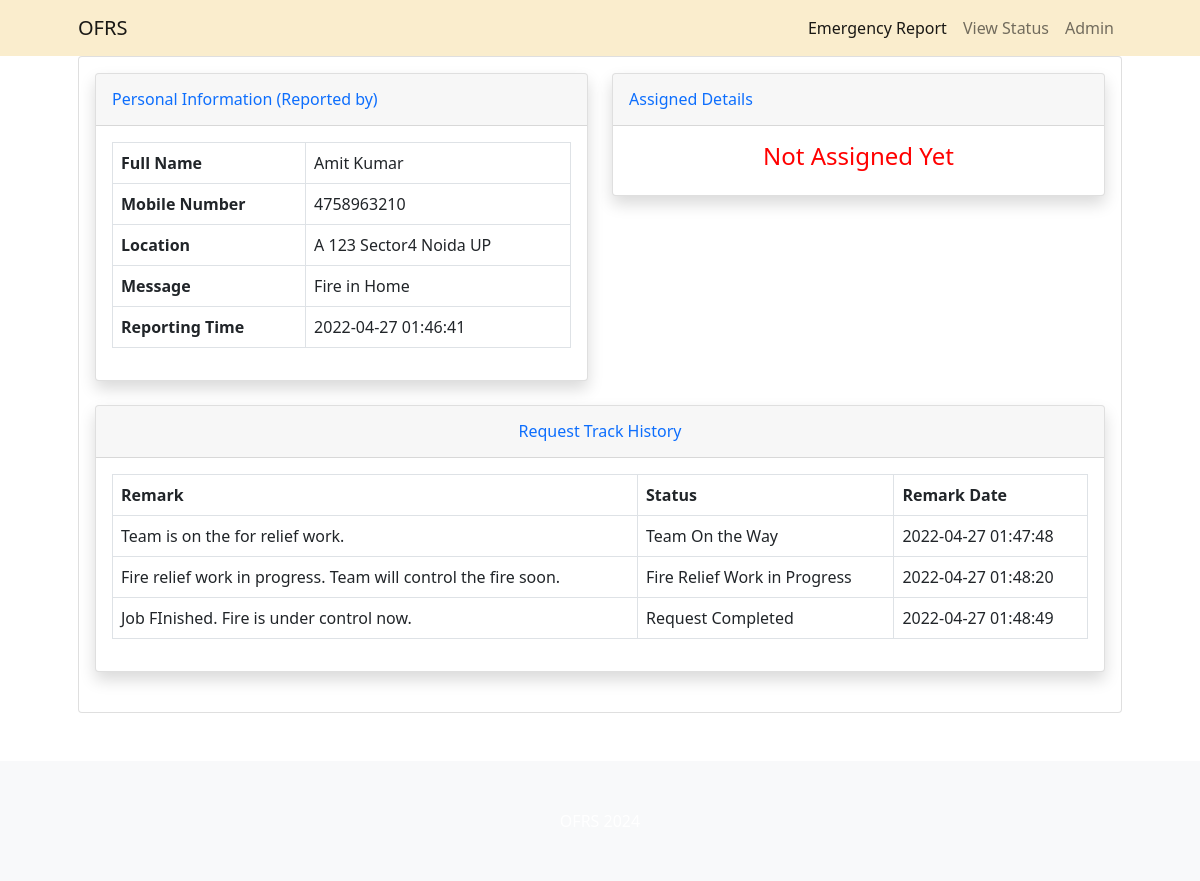
The app's page /details.php?requestid=3 with its own data.
### tables this page shows
CREATE TABLE `tblsite` (
  `id` int(11) NOT NULL,
  `siteTitle` varchar(255) DEFAULT NULL,
  `siteLogo` varchar(255) DEFAULT NULL
);

CREATE TABLE `tblemergencyreport` (
  `id` int(11) NOT NULL,
  `fullName` varchar(255) DEFAULT NULL,
  `mobileNumber` bigint(12) DEFAULT NULL,
  `location` mediumtext DEFAULT NULL,
  `messgae` mediumtext DEFAULT NULL,
  `assignTo` int(11) DEFAULT NULL,
  `status` varchar(120) DEFAULT NULL,
  `postingDate` timestamp NULL DEFAULT current_timestamp(),
  `assignTime` varchar(255) DEFAULT NULL,
  `assignTme` varchar(255) NOT NULL
);

CREATE TABLE `tblemergencyrequesthistory` (
  `id` int(11) NOT NULL,
  `requestId` int(11) DEFAULT NULL,
  `status` varchar(120) DEFAULT NULL,
  `remark` mediumtext DEFAULT NULL,
  `postingDate` timestamp NOT NULL DEFAULT current_timestamp()
);

### details.php (the view, shortened to what this page needs)
<?php include_once('includes/config.php');
?>
<!DOCTYPE html>
<html lang="en">
<head>
    <link href="css/styles.css" rel="stylesheet" />
</head>
<body>
    <?php include_once('includes/header.php') ?>
    <div class="container px-4 px-lg-5">
        <div class="row gx-4 gx-lg-5">
            <div class="col-md-12 mb-5">
                <div class="card h-100">
                    <div class="card-body">
                        <div class="row">
                            <div class="col-lg-6">
                                <div class="card shadow mb-4">
                                    <div class="card-header py-3">
                                        <h6 class="m-0 font-weight-bold text-primary">Personal Information (Reported by)</h6>
                                    </div>
                                    <div class="card-body">
                                        <?php $rid = $_GET['requestid'];
                                        $query = mysqli_query($con, "select * from tblemergencyreport where id='$rid'");
                                        while ($row = mysqli_fetch_array($query)) {
                                        ?>
                                            <table class="table table-bordered" width="100%" cellspacing="0">
                                                <tr>
                                                    <th>Full Name</th>
                                                    <td><?php echo $row['fullName']; ?></td>
                                                </tr>
                                                <tr>
                                                    <th>Mobile Number</th>
                                                    <td><?php echo $row['mobileNumber']; ?></td>
                                                </tr>
                                                <tr>
                                                    <th>Location</th>
                                                    <td><?php echo $row['location']; ?></td>
                                                </tr>
                                                <tr>
                                                    <th>Message</th>
                                                    <td><?php echo $row['messgae']; ?></td>
                                                </tr>
                                                <tr>
                                                    <th>Reporting Time</th>
                                                    <td><?php echo $row['postingDate']; ?></td>
                                                </tr>
                                            </table>
                                        <?php } ?>
                                    </div>
                                </div>
                            </div>
                            <div class="col-lg-6">
                                <div class="card shadow mb-4">
                                    <div class="card-header py-3">
                                        <h6 class="m-0 font-weight-bold text-primary">Assigned Details</h6>
                                    </div>
                                    <div class="card-body">
                                        <?php $query = mysqli_query($con, "select * from tblemergencyreport
join tblteams on tblteams.id=tblemergencyreport.assignTo
    where tblemergencyreport.id='$rid'");
                                        $count = mysqli_num_rows($query);
                                        if ($count > 0) {
                                            while ($row = mysqli_fetch_array($query)) { ?>
                                                <table class="table table-bordered" width="100%" cellspacing="0">
                                                    <tr>
                                                        <th>Team Name</th>
                                                        <td><?php echo $row['teamName']; ?></td>
                                                    </tr>
                                                    <tr>
                                                        <th>Team Leader Name</th>
                                                        <td><?php echo $row['teamLeaderName']; ?></td>
                                                    </tr>
                                                    <tr>
                                                        <th>TL Mobile No.</th>
                                                        <td><?php echo $row['teamLeadMobno']; ?></td>
                                                    </tr>
                                                    <tr>
                                                        <th>Team Members</th>
                                                        <td><?php echo $row['teamMembers']; ?></td>
                                                    </tr>
                                                    <tr>
                                                        <th>Assigned Time</th>
                                                        <td><?php echo $row['assignTme']; ?></td>
                                                    </tr>
                                                </table>
                                            <?php }
                                        } else { ?>
                                            <h4 style="color:red;" align="center">Not Assigned Yet</h4>
                                        <?php } ?>
                                    </div>
                                </div>
                            </div>
                        </div>
                        <?php
                        $ret = mysqli_query($con, "select * from tblemergencyrequesthistory where requestId='$rid'");
                        $num = mysqli_num_rows($ret);
                        ?>
                        <div class="row">
                            <div class="col-lg-12">
                                <div class="card shadow mb-4">
                                    <div class="card-header py-3">
                                        <h6 class="m-0 font-weight-bold text-primary" align="center">Request Track History</h6>
                                    </div>
                                    <div class="card-body">
                                        <?php if ($num > 0) {
                                        ?>
                                            <table class="table table-bordered" width="100%" cellspacing="0">
                                                <tr>
                                                    <th>Remark</th>
                                                    <th>Status</th>
                                                    <th>Remark Date</th>
                                                    <?php while ($result = mysqli_fetch_array($ret)) { ?>
                                                </tr>
                                                <tr>
                                                    <td><?php echo $result['remark']; ?></td>
                                                    <td><?php echo $result['status']; ?></td>
                                                    <td><?php echo $result['postingDate']; ?></td>
                                                </tr>
                                            <?php }
                                            ?>
                                            </table>
                                        <?php
                                        } else { ?>
                                            <h4 align="center" style="color:red"> No Tracking history found </h4>
                                        <?php } ?>
                                    </div>
                                </div>
                            </div>
                        </div>
                    </div>
                </div>
            </div>
        </div>
    </div>
    <?php include_once('includes/footer.php') ?>
</body>
</html>

### includes/header.php (shortened to what this page needs)
                <?php $query=mysqli_query($con,"select * from tblsite");
while($row=mysqli_fetch_array($query)){
$wtitle=$row['siteTitle'];
}  ?>
        <nav class="navbar navbar-expand-lg navbar-light" style="background-color: #faedcd;">
            <div class="container px-5">
                <a class="navbar-brand" href="index.php">   <?php echo $wtitle;?></a>
                <div class="collapse navbar-collapse" id="navbarSupportedContent">
                    <ul class="navbar-nav ms-auto mb-2 mb-lg-0">
                        <li class="nav-item"><a class="nav-link active" aria-current="page" href="index.php
                            ">Emergency Report</a></li>
                        <li class="nav-item"><a class="nav-link" href="search.php">View Status</a></li>
                        <li class="nav-item"><a class="nav-link" href="admin/">Admin</a></li>
                    </ul>
                </div>
            </div>
        </nav>

### records on screen
tblsite: siteTitle "OFRS"
tblemergencyreport: fullName "Amit Kumar", mobileNumber "4758963210", location "A 123 Sector4 Noida UP", messgae "Fire in Home", postingDate "2022-04-27 01:46:41"
tblemergencyrequesthistory: remark "Team is on the for relief work.", status "Team On the Way", postingDate "2022-04-27 01:47:48"
tblemergencyrequesthistory: remark "Fire relief work in progress. Team will control the fire soon.", status "Fire Relief Work in Progress", postingDate "2022-04-27 01:48:20"
tblemergencyrequesthistory: remark "Job FInished. Fire is under control now.", status "Request Completed", postingDate "2022-04-27 01:48:49"
